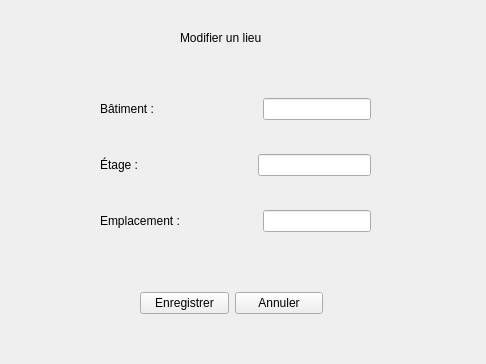
<?xml version="1.0" encoding="UTF-8"?>
<ui version="4.0">
 <class>CreationLieu</class>
 <widget class="QWidget" name="CreationLieu">
  <property name="geometry">
   <rect>
    <x>0</x>
    <y>0</y>
    <width>486</width>
    <height>364</height>
   </rect>
  </property>
  <property name="windowTitle">
   <string>Form</string>
  </property>
  <widget class="QWidget" name="layoutWidget">
   <property name="geometry">
    <rect>
     <x>100</x>
     <y>70</y>
     <width>271</width>
     <height>191</height>
    </rect>
   </property>
   <layout class="QVBoxLayout" name="verticalLayout">
    <item>
     <layout class="QHBoxLayout" name="horizontalLayout_3">
      <item>
       <widget class="QLabel" name="label_3">
        <property name="text">
         <string>Bâtiment :</string>
        </property>
       </widget>
      </item>
      <item>
       <spacer name="horizontalSpacer_2">
        <property name="orientation">
         <enum>Qt::Horizontal</enum>
        </property>
        <property name="sizeHint" stdset="0">
         <size>
          <width>40</width>
          <height>20</height>
         </size>
        </property>
       </spacer>
      </item>
      <item>
       <widget class="QLineEdit" name="lineEditBatiment"/>
      </item>
     </layout>
    </item>
    <item>
     <layout class="QHBoxLayout" name="horizontalLayout_2">
      <item>
       <widget class="QLabel" name="label_4">
        <property name="text">
         <string>Étage :</string>
        </property>
       </widget>
      </item>
      <item>
       <spacer name="horizontalSpacer_3">
        <property name="orientation">
         <enum>Qt::Horizontal</enum>
        </property>
        <property name="sizeHint" stdset="0">
         <size>
          <width>40</width>
          <height>20</height>
         </size>
        </property>
       </spacer>
      </item>
      <item>
       <widget class="QLineEdit" name="lineEditEtage"/>
      </item>
     </layout>
    </item>
    <item>
     <layout class="QHBoxLayout" name="horizontalLayout">
      <item>
       <widget class="QLabel" name="label_5">
        <property name="text">
         <string>Emplacement :</string>
        </property>
       </widget>
      </item>
      <item>
       <spacer name="horizontalSpacer_4">
        <property name="orientation">
         <enum>Qt::Horizontal</enum>
        </property>
        <property name="sizeHint" stdset="0">
         <size>
          <width>40</width>
          <height>20</height>
         </size>
        </property>
       </spacer>
      </item>
      <item>
       <widget class="QLineEdit" name="lineEditEmplacement"/>
      </item>
     </layout>
    </item>
   </layout>
  </widget>
  <widget class="QLabel" name="label">
   <property name="geometry">
    <rect>
     <x>180</x>
     <y>30</y>
     <width>101</width>
     <height>16</height>
    </rect>
   </property>
   <property name="text">
    <string>Modifier un lieu</string>
   </property>
  </widget>
  <widget class="QWidget" name="layoutWidget_2">
   <property name="geometry">
    <rect>
     <x>140</x>
     <y>290</y>
     <width>183</width>
     <height>26</height>
    </rect>
   </property>
   <layout class="QHBoxLayout" name="horizontalLayout_5">
    <item>
     <widget class="QPushButton" name="pushButtonEnregistrer">
      <property name="text">
       <string>Enregistrer</string>
      </property>
      <property name="icon">
       <iconset resource="Images.qrc">
        <normaloff>:/img/images/saveIcon.png</normaloff>:/img/images/saveIcon.png</iconset>
      </property>
     </widget>
    </item>
    <item>
     <widget class="QPushButton" name="pushButtonAnnuler">
      <property name="text">
       <string>Annuler</string>
      </property>
      <property name="icon">
       <iconset resource="Images.qrc">
        <normaloff>:/img/images/supprIcon.png</normaloff>:/img/images/supprIcon.png</iconset>
      </property>
     </widget>
    </item>
   </layout>
  </widget>
 </widget>
 <resources>
  <include location="Images.qrc"/>
 </resources>
 <connections/>
</ui>
